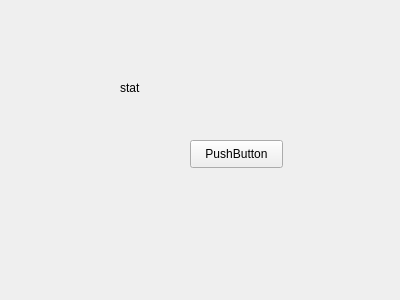
<?xml version="1.0" encoding="UTF-8"?>
<ui version="4.0">
 <class>statistique</class>
 <widget class="QWidget" name="statistique">
  <property name="geometry">
   <rect>
    <x>0</x>
    <y>0</y>
    <width>400</width>
    <height>300</height>
   </rect>
  </property>
  <property name="windowTitle">
   <string>Form</string>
  </property>
  <widget class="QLabel" name="label">
   <property name="geometry">
    <rect>
     <x>120</x>
     <y>80</y>
     <width>56</width>
     <height>16</height>
    </rect>
   </property>
   <property name="text">
    <string>stat</string>
   </property>
  </widget>
  <widget class="QPushButton" name="pushButton">
   <property name="geometry">
    <rect>
     <x>190</x>
     <y>140</y>
     <width>93</width>
     <height>28</height>
    </rect>
   </property>
   <property name="text">
    <string>PushButton</string>
   </property>
  </widget>
 </widget>
 <resources/>
 <connections/>
</ui>
